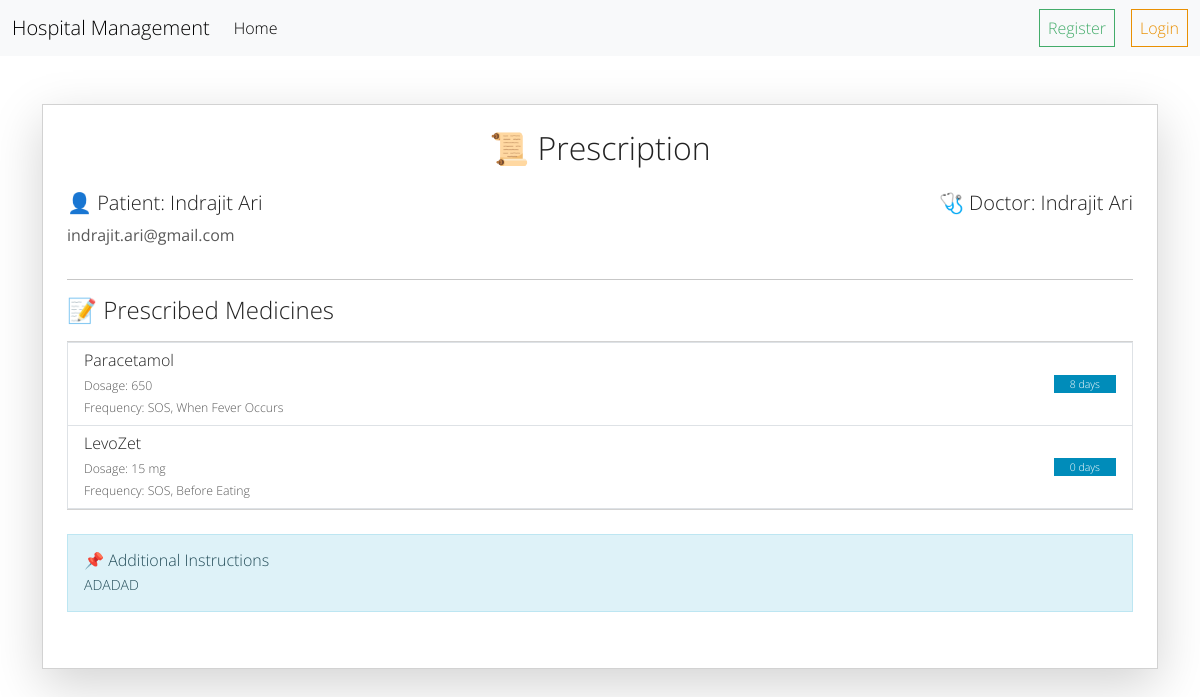
The page /show_prescription/6 on the database its author committed.
### hospital/models.py (models this page shows, shortened)
class Prescription(models.Model):
    id = models.AutoField(primary_key=True)
    patient = models.ForeignKey(User, on_delete=models.CASCADE)
    doctor = models.ForeignKey(
        User, on_delete=models.CASCADE, related_name='doctor_prescriptions')
    hospital = models.ForeignKey(Hospital, on_delete=models.CASCADE)
    age = models.IntegerField()
    weight = models.FloatField(blank=True, null=True)
    content = models.TextField()
    medicines = models.ManyToManyField(Medicine, null=True)  # Link medicine
    created_at = models.DateTimeField(auto_now_add=True)
    class Meta:
        ordering = ["created_at"]

class User(AbstractUser):
    username = None
    first_name = models.CharField(max_length=20)
    last_name = models.CharField(max_length=50)
    email = models.EmailField(unique=True)
    hospital = models.ForeignKey(
        'Hospital', on_delete=models.SET_NULL, null=True, blank=True)
    department = models.ForeignKey(
        Department, on_delete=models.SET_NULL, null=True, blank=True)
    role = models.CharField(max_length=20, choices=[
        ('admin', 'Admin'),
        ('doctor', 'Doctor'),
        ('staff', 'Staff'),
        ('patient', 'Patient')
    ], default='patient')
    groups = models.ManyToManyField(
        Group, related_name="hospital_users", blank=True)
    user_permissions = models.ManyToManyField(
        Permission, related_name="hospital_users_permissions", blank=True)
    abha_id = models.CharField(max_length=15, blank=True, null=True)
    USERNAME_FIELD = 'email'
    REQUIRED_FIELDS = []
    objects = CustomUserManager()

class Medicine(models.Model):
    name = models.CharField(max_length=255)  # Medicine name
    dosage = models.CharField(max_length=100)  # Example: "500mg"
    frequency = models.CharField(max_length=100)  # Example: "Twice a day"
    duration = models.IntegerField()  # Number of days

### hospital_management/views.py (the view)
# urls.py: path("show_prescription/<int:id>",
def show_prescription(request, id):
      prescription = Prescription.objects.get(id=id)
      return render(request, 'show_prescription.html', {'prescription': prescription})

### templates/show_prescription.html (shortened to what this page needs)
{% extends "layout.html" %}
{% block content %}
<div class="container mt-5">
  <div class="card shadow-lg p-4">
    <h2 class="text-center mb-4">📜 Prescription</h2>
    <div class="d-flex justify-content-between">
      <div>
        <h5>👤 Patient: {{ prescription.patient.first_name }} {{ prescription.patient.last_name }}</h5>
        <p class="text-muted"> {{ prescription.patient.email }}</p>
      </div>
      <div class="text-end">
        <h5>🩺 Doctor: {{ prescription.doctor.first_name }} {{ prescription.doctor.last_name }}</h5>
      </div>
    </div>
    <hr />
    <h4 class="mb-3">📝 Prescribed Medicines</h4>
    <ul class="list-group mb-4">
      {% for medicine in prescription.medicines.all %}
      <li class="list-group-item d-flex justify-content-between align-items-center">
        <div>
          <h6 class="mb-1">{{ medicine.name }}</h6>
          <small class="text-muted">Dosage: {{ medicine.dosage }}</small>
          <br />
          <small class="text-muted">Frequency: {{ medicine.frequency }}</small>
        </div>
        <span class="badge bg-primary">{{ medicine.duration }} days</span>
      </li>
      {% empty %}
      <li class="list-group-item text-muted">No medicines prescribed.</li>
      {% endfor %}
    </ul>
    {% if prescription.content %}
    <div class="alert alert-info">
      <h6 class="mb-1">📌 Additional Instructions</h6>
      <p class="mb-0">{{ prescription.content }}</p>
    </div>
    {% endif %}
  </div>
</div>
{% endblock content %}

### rows shown on the page
Prescription: patient.first_name "Indrajit", patient.last_name "Ari", patient.email "indrajit.ari@gmail.com", doctor.first_name "Indrajit", doctor.last_name "Ari", content "ADADAD"
Medicine: name "Paracetamol", dosage "650", frequency "SOS, When Fever Occurs", duration "8"
Medicine: name "LevoZet", dosage "15 mg", frequency "SOS, Before Eating", duration "0"
